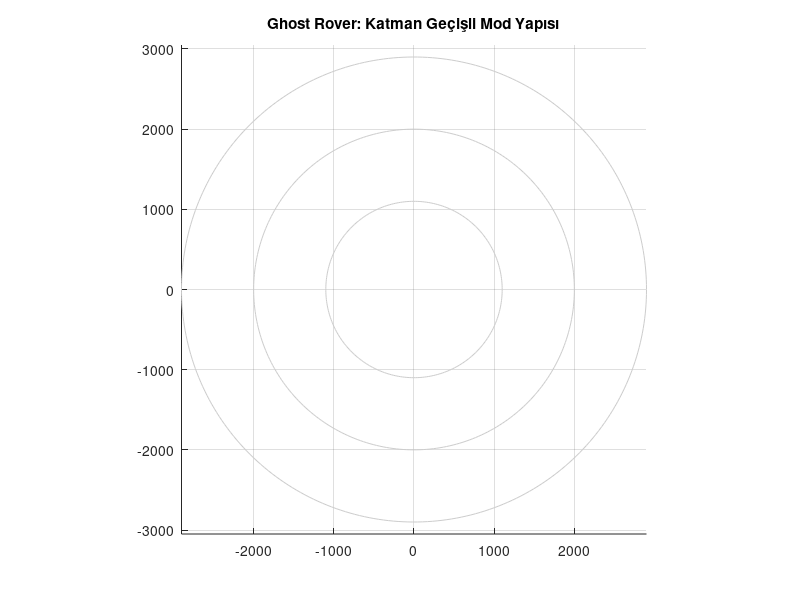

The MATLAB script that drew this image: (Note: this script raises an error after producing the figure.)
clc; clear; close all;

%% 1. Parameters
params = struct();
params.dt = 0.2;            
params.v = 5;               
params.sun_radius = 4500;
params.sun_omega = 0.0015;   
params.alpha = 0.6;         
params.beta = 0.4;          
params.base = [0, 0];
params.R_TARGETS = [1100, 2000, 2900]; 
params.num_layers = length(params.R_TARGETS);

%% 2. Grafic Setting
fig = figure('Color', 'w', 'Position', [100 100 850 850]);
hold on; axis equal; grid on;
title('Ghost Rover: Katman Geçişli Mod Yapısı');

theta_c = linspace(0, 2*pi, 300);
for r = params.R_TARGETS
    plot(r*cos(theta_c), r*sin(theta_c), '-', 'Color', [0.8 0.8 0.8]);
end
h.layer_colors = lines(params.num_layers);

for k = 1:params.num_layers
    h.Paths(k) = plot(nan, nan, 'LineWidth', 2.0, 'Color', h.layer_colors(k, :));
    h.GhostPaths(k) = plot(nan, nan, '--', 'LineWidth', 1.0, 'Color', [h.layer_colors(k, :), 0.6]); 
end

h.GhostRover = plot(0,0,'go','MarkerFaceColor','none','MarkerEdgeColor','g','MarkerSize',10); 
h.Rover = plot(0,0,'bo','MarkerFaceColor','b','MarkerSize',8);
h.Sun = plot(0,0,'ro','MarkerFaceColor','r','MarkerSize',10);
h.SunLine = plot([0 0],[0 0],'r--');
h.LayerText = title('Başlatılıyor...');

%% 3. State Variables
state = struct();
state.sun_angle = pi/4;     
state.current_layer = 1;    
state.mode = 3;            
state.rover_pos = [0, 0];   
state.ghost_pos = [0, 0];   
state.sim_on = true;
state.total_covered_angle = 0; 
state.last_leaf_start_angle = state.sun_angle;
state.layer_start_sun_angle = state.sun_angle; 
state.leaf_angle_width = 0; 
state.layer_start_iter = 1;
state.is_first_leaf_of_layer = true; 

max_iter = 300000;
trajectory_data = zeros(max_iter, 2);
ghost_trajectory = zeros(max_iter, 2);
iter_count = 0;
skip_frames = 25; 

%% 4. Simulation Loop
while state.sim_on && iter_count < max_iter
    iter_count = iter_count + 1;
    
    state.sun_angle = state.sun_angle + params.sun_omega * params.dt;
    sun_pos = [params.sun_radius * cos(state.sun_angle), params.sun_radius * sin(state.sun_angle)];
    
    current_dist_ghost = norm(state.ghost_pos - params.base);
    target_r = params.R_TARGETS(state.current_layer);
    
    % --- GHOST DECISION MECHANISM ---
    
    if state.mode == 3 %% First climb to the layer
        dir_sun = (sun_pos - state.ghost_pos) / (norm(sun_pos - state.ghost_pos) + 1e-6);
        state.ghost_pos = state.ghost_pos + params.v * dir_sun * params.dt;
        state.rover_pos = state.ghost_pos;
        
        if current_dist_ghost >= target_r
            state.mode = 2; 
            state.is_first_leaf_of_layer = false; 
        end

    elseif state.mode == 1 %% MOD 1: Normal climb to outside (other leaves than first one)
        dir_sun = (sun_pos - state.ghost_pos) / (norm(sun_pos - state.ghost_pos) + 1e-6);
        state.ghost_pos = state.ghost_pos + params.v * dir_sun * params.dt;
        state.rover_pos = state.ghost_pos;
        
        if current_dist_ghost >= target_r
            state.mode = 2; 
        end
        
    elseif state.mode == 2 %% MOD 2: Return inside
        dir_base = (params.base - state.ghost_pos) / (norm(params.base - state.ghost_pos) + 1e-6);
        dir_sun = (sun_pos - state.ghost_pos) / (norm(sun_pos - state.ghost_pos) + 1e-6);
        move_vec = params.alpha * dir_base + params.beta * dir_sun;
        state.ghost_pos = state.ghost_pos + params.v * (move_vec/norm(move_vec)) * params.dt;
        
        if current_dist_ghost <= 35 
            state.ghost_pos = [0, 0]; 
            angle_diff = state.sun_angle - state.last_leaf_start_angle;
            if state.leaf_angle_width == 0, state.leaf_angle_width = angle_diff; end
            state.total_covered_angle = state.total_covered_angle + angle_diff;
            state.last_leaf_start_angle = state.sun_angle;
            
            if (2*pi - state.total_covered_angle) < state.leaf_angle_width
                state.mode = 4; % Wait for sun to come in the beginning position
            else
                state.mode = 1; % Continue to draw leaves
            end
        end
        
    elseif state.mode == 4 
        state.ghost_pos = [0, 0]; 
        angle_to_start = mod(state.sun_angle - state.layer_start_sun_angle, 2*pi);
        
        if angle_to_start < 0.05 && state.total_covered_angle > 1.0
            if state.current_layer < params.num_layers
                state.current_layer = state.current_layer + 1;
                state.total_covered_angle = 0;
                state.layer_start_iter = iter_count + 1;
                state.leaf_angle_width = 0;
                state.layer_start_sun_angle = state.sun_angle;
                state.last_leaf_start_angle = state.sun_angle;
                state.is_first_leaf_of_layer = true; % New layer started
                state.mode = 3; % Turn mode 3 for new layer
            else
                state.sim_on = false;
            end
        end
    end

    % Save path to visualize
    ghost_trajectory(iter_count, :) = state.ghost_pos;
    
    % Visualization
    if mod(iter_count, skip_frames) == 0
        set(h.Rover, 'XData', state.rover_pos(1), 'YData', state.rover_pos(2));
        set(h.GhostRover, 'XData', state.ghost_pos(1), 'YData', state.ghost_pos(2));
        set(h.Sun, 'XData', sun_pos(1), 'YData', sun_pos(2));
        set(h.SunLine, 'XData', [0 sun_pos(1)], 'YData', [0 sun_pos(2)]);
        
        curr_idx = state.layer_start_iter:iter_count;
        set(h.Paths(state.current_layer), 'XData', trajectory_data(curr_idx, 1), 'YData', trajectory_data(curr_idx, 2));
        set(h.GhostPaths(state.current_layer), 'XData', ghost_trajectory(curr_idx, 1), 'YData', ghost_trajectory(curr_idx, 2));
        
        mode_str = sprintf('MOD: %d', state.mode);
        set(h.LayerText, 'String', sprintf('Katman: %d | %s', state.current_layer, mode_str));
        
        drawnow limitrate;
    end
end
    
    
    
   
